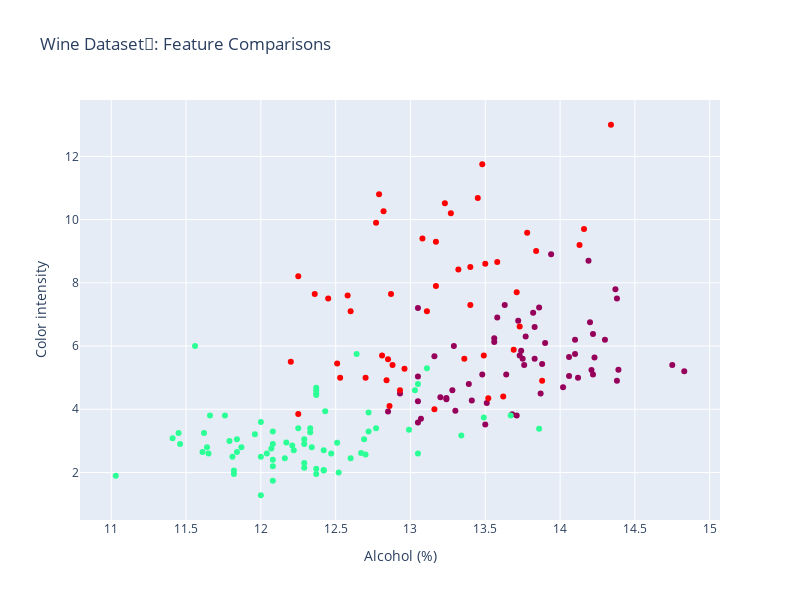

Write notebook code for a chart like this one.
### Code cell
fig = go.Figure()

# Add scatter plot for RI vs Na colored by glass class
fig.add_trace(go.Scatter(x=df_wine["Alcohol"], y=df_wine["Color_intensity"],
                         mode='markers',
                         name='RI vs Na',
                         marker=dict(color=df_wine['class'], colorscale='Rainbow', showscale=False)))  # showscale to show the color scale

# Update x and y axes labels
fig.update_xaxes(title_text="Alcohol (%)")
fig.update_yaxes(title_text="Color intensity")

# Update layout
fig.update_layout(height=600, width=800, title_text="Wine Dataset🍷: Feature Comparisons")

fig.show()

### Figure 1 — Plotly figure (JSON) as saved in the notebook; plotly's stock layout.template omitted (floating-point values rounded to 4 significant figures; data arrays with more than 128 entries replaced by an {"elided": "..."} marker saying what was removed)
{"data": [{"marker": {"color": {"elided": "178 int values"}, "colorscale": [[0, "rgb(150,0,90)"], [0.125, "rgb(0,0,200)"], [0.25, "rgb(0,25,255)"], [0.375, "rgb(0,152,255)"], [0.5, "rgb(44,255,150)"], [0.625, "rgb(151,255,0)"], [0.75, "rgb(255,234,0)"], [0.875, "rgb(255,111,0)"], [1, "rgb(255,0,0)"]], "showscale": false}, "mode": "markers", "name": "RI vs Na", "type": "scatter", "x": {"elided": "178 float values"}, "y": {"elided": "178 float values"}}], "layout": {"height": 600, "title": {"text": "Wine Dataset🍷: Feature Comparisons"}, "width": 800, "xaxis": {"title": {"text": "Alcohol (%)"}}, "yaxis": {"title": {"text": "Color intensity"}}}}
